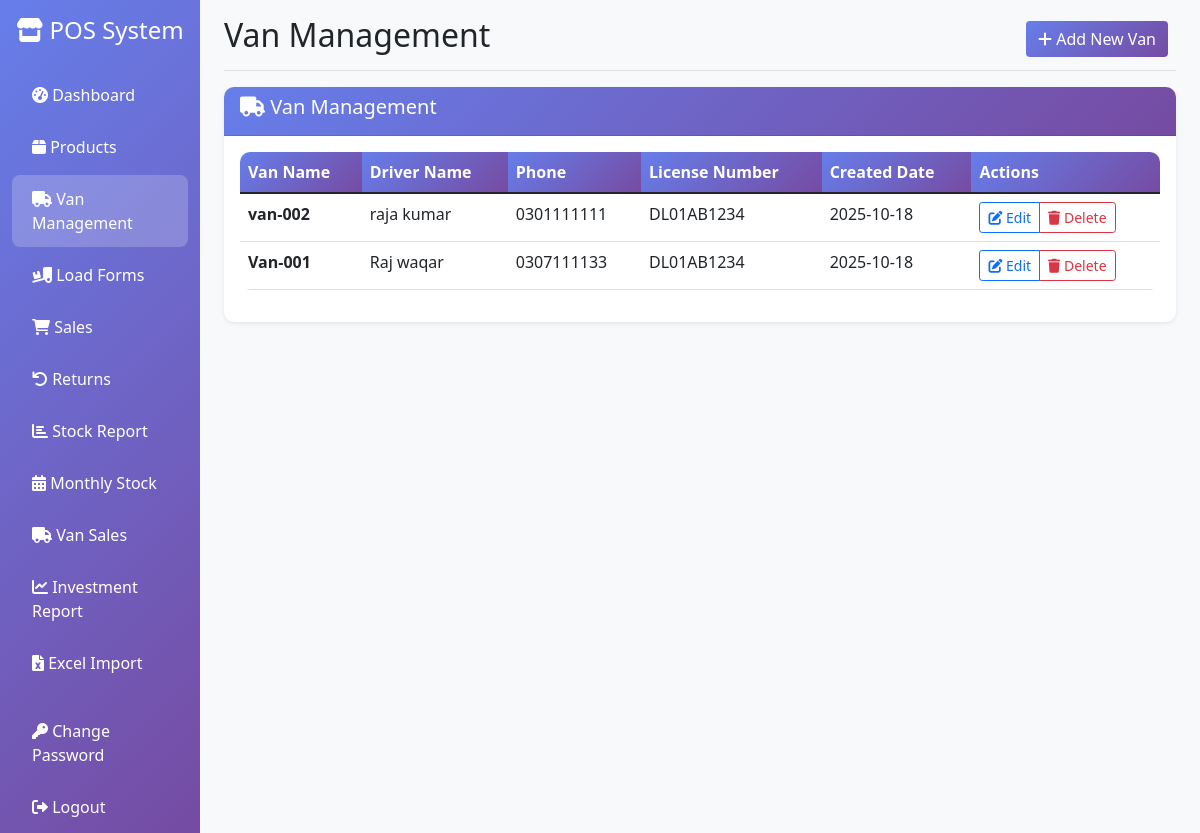
The page /vans (signed in) on the database its author committed.
### app.py (models this page shows)
class Van(db.Model):
    id = db.Column(db.Integer, primary_key=True)
    name = db.Column(db.String(100), nullable=False)
    driver_name = db.Column(db.String(100))
    phone = db.Column(db.String(20))
    license_number = db.Column(db.String(50))
    created_at = db.Column(db.DateTime, default=datetime.utcnow)

### app.py (the view)
@app.route('/vans')
@login_required
def vans():
    vans = Van.query.order_by(Van.created_at.desc()).all()
    return render_template('vans.html', vans=vans)

### app.py (called while the page is built)
@login_manager.user_loader
def load_user(user_id):
    return User.query.get(int(user_id))

### templates/vans.html (shortened to what this page needs)
{% extends "base.html" %}
{% block page_title %}Van Management{% endblock %}
{% block page_actions %}
<a href="{{ url_for('add_van') }}" class="btn btn-primary">
    <i class="fas fa-plus"></i> Add New Van
</a>
{% endblock %}
{% block content %}
<div class="card">
    <div class="card-header">
        <h5><i class="fas fa-truck"></i> Van Management</h5>
    </div>
    <div class="card-body">
        <div class="table-responsive">
            <table class="table table-hover">
                <thead>
                    <tr>
                        <th>Van Name</th>
                        <th>Driver Name</th>
                        <th>Phone</th>
                        <th>License Number</th>
                        <th>Created Date</th>
                        <th>Actions</th>
                    </tr>
                </thead>
                <tbody>
                    {% for van in vans %}
                    <tr>
                        <td><strong>{{ van.name }}</strong></td>
                        <td>{{ van.driver_name }}</td>
                        <td>{{ van.phone }}</td>
                        <td>{{ van.license_number }}</td>
                        <td>{{ van.created_at.strftime('%Y-%m-%d') }}</td>
                        <td>
                            <div class="btn-group" role="group">
                                <a href="{{ url_for('edit_van', van_id=van.id) }}" class="btn btn-sm btn-outline-primary">
                                    <i class="fas fa-edit"></i> Edit
                                </a>
                                <button type="button" class="btn btn-sm btn-outline-danger"
                                        onclick="confirmDelete({{ van.id }}, '{{ van.name }}')">
                                    <i class="fas fa-trash"></i> Delete
                                </button>
                            </div>
                        </td>
                    </tr>
                    {% endfor %}
                </tbody>
            </table>
        </div>
    </div>
</div>
{% endblock %}

### templates/base.html (style rules this page uses)
.card { border: none; box-shadow: 0 0.125rem 0.25rem rgba(0, 0, 0, 0.075); border-radius: 10px; }
.card-header { background: linear-gradient(135deg, #667eea 0%, #764ba2 100%); color: white; border-radius: 10px 10px 0 0 !important; }
.btn-primary { background: linear-gradient(135deg, #667eea 0%, #764ba2 100%); border: none; }
.table { border-radius: 10px; overflow: hidden; }
.table thead th { background: linear-gradient(135deg, #667eea 0%, #764ba2 100%); color: white; border: none; }

### rows shown on the page
Van: name "van-002", driver_name "raja kumar", phone "0301111111", license_number "DL01AB1234", created_at "2025-10-18"
Van: name "Van-001", driver_name "Raj waqar", phone "0307111133", license_number "DL01AB1234", created_at "2025-10-18"
